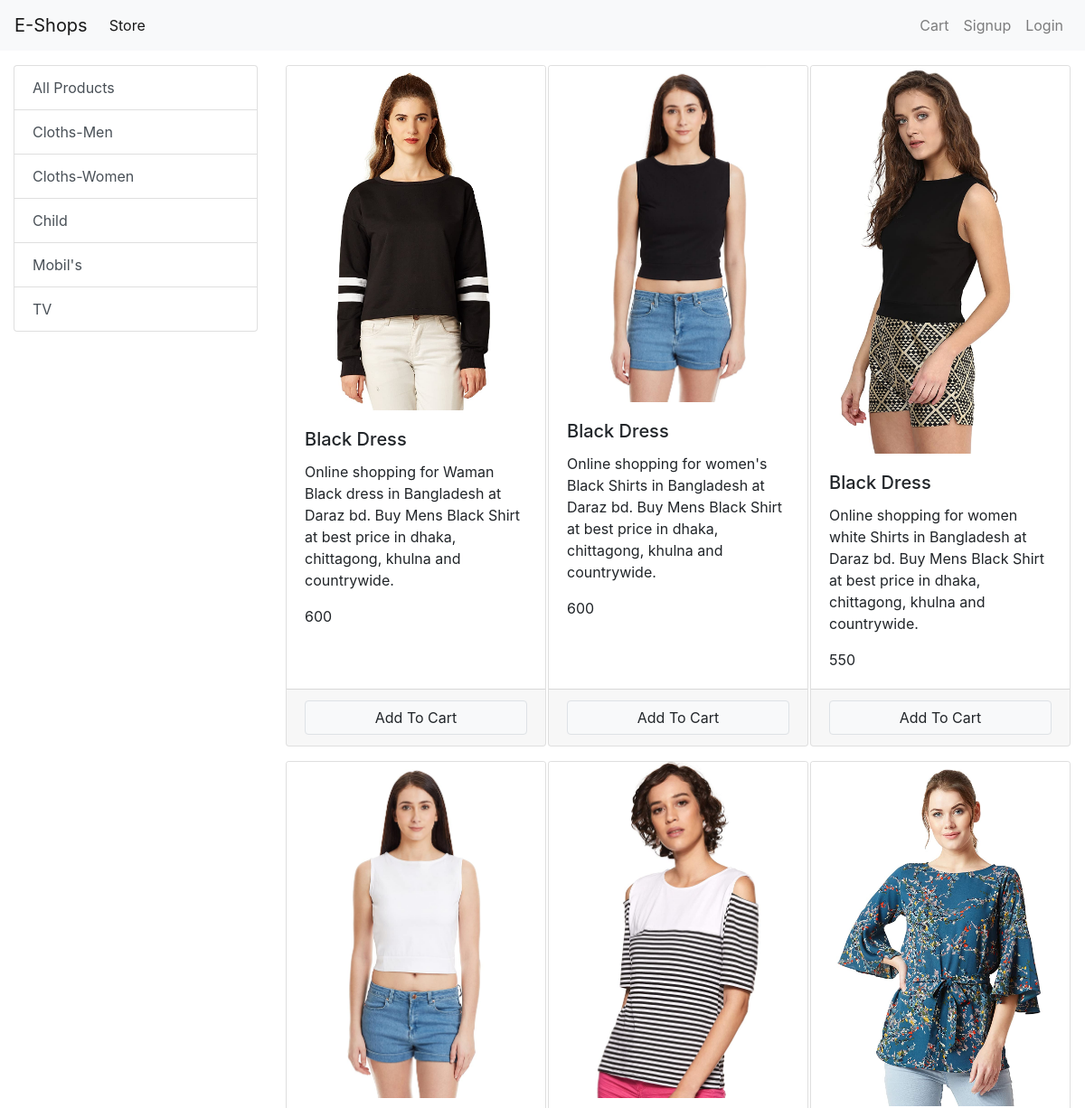
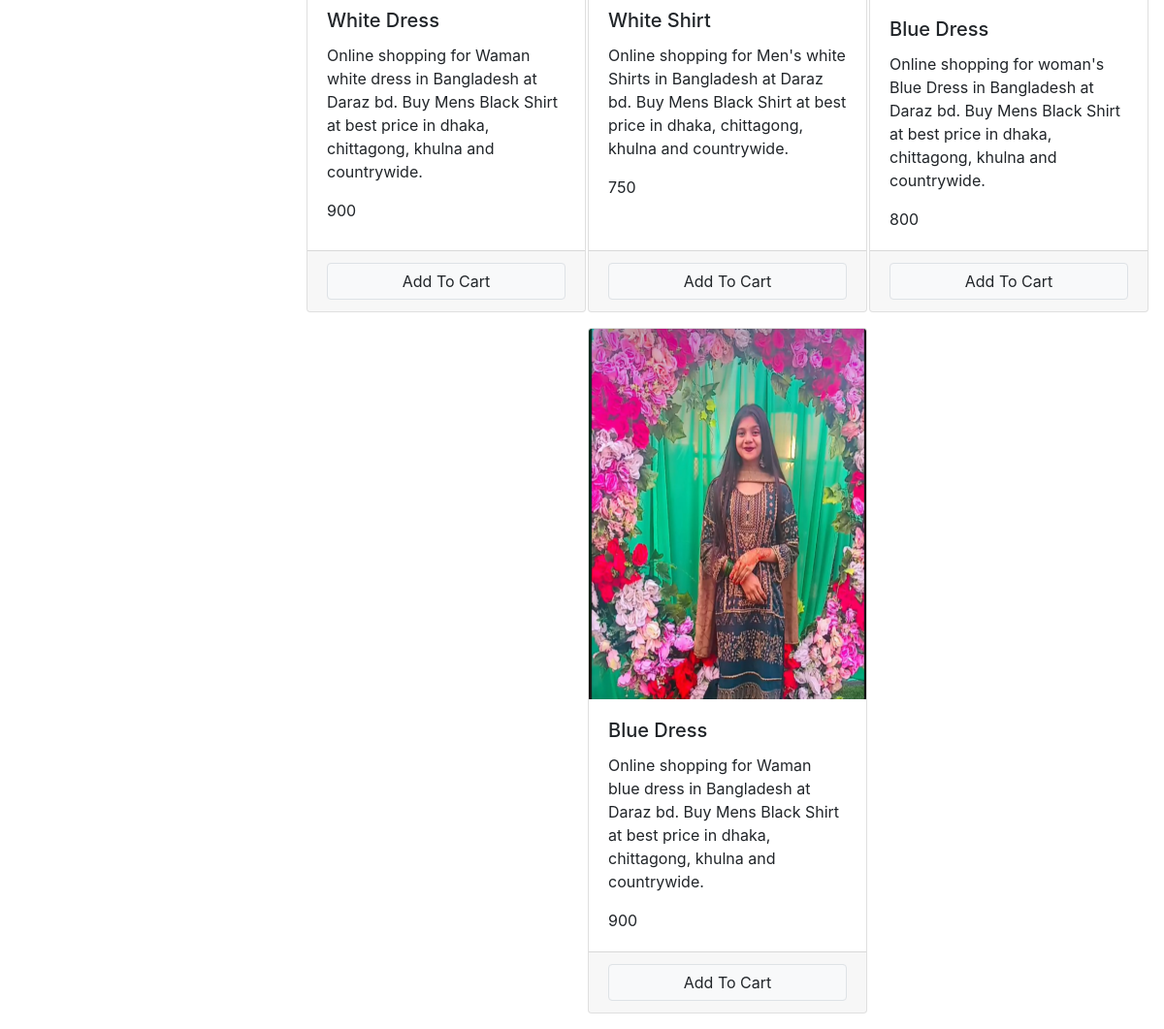
The app's page /?category=2 with its own data (2 pictures, top to bottom).
### store/models/category.py (models this page shows, shortened)
class Category(models.Model):
    Name = models.CharField(max_length=20)
    @staticmethod
    def get_all_categories():
        return Category.objects.all()

### store/models/product.py (models this page shows, shortened)
class Product(models.Model):
    Name = models.CharField(max_length=50)
    Price = models.IntegerField(default=0)
    Category = models.ForeignKey(Category, on_delete=models.CASCADE, default=1)
    Description = models.CharField(max_length=200, default='', null=True, blank=True)
    Image = models.ImageField(upload_to='uploads/products/')
    @staticmethod
    def get_all_products_by_categoryid(category_id):
        if category_id:
            return Product.objects.filter(Category=category_id)
        else:
            return Product.get_all_products();

### store/views/home.py (the view, shortened to what this page needs)
# urls.py: path('', home.Index.as_view(), name='homepage'),
class Index(View):
    def get(self, request):
        cart = request.session.get('cart')
        if not cart:
            request.session['cart']= {}
        Products = None
        Categorye = Category.get_all_categories()
        categoryID = request.GET.get("category")
        if categoryID:
            Products = Product.get_all_products_by_categoryid(categoryID)
        else:
            Products = Product.get_all_products()
        data = {}
        data["Products"] = Products
        data["Categorye"] = Categorye
        print('you are: ', request.session.get('email'))
        return render(request, "index.html", data)

### store/templatetags/card.py (called while the page is built)
@register.filter(name="is_in_card")
def is_in_cart(product, cart):
    keys = cart.keys()
    for id in keys:
        if int(id) == product.id:
            return True
    return False

### store/templates/index.html (shortened to what this page needs)
{% extends "base.html" %}
{% block content%}
{% load card %}
<div class="container-fluid mt-3 ">
  <div class="row">
    <div class="col-lg-3 mx-auto">
      <div class="list-group">
        <a href="/" class="list-group-item list-group-item-action">All Products</a>
        {% for category in Categorye %}
        <a href="/?category={{category.id}}" class="list-group-item list-group-item-action">{{category.Name}}</a>
        {% endfor %}
      </div>
    </div>
    <div id='products' class="col-lg-9 mx-auto">
      <div class="row mx-auto">
        {% for Product in Products %}
        <div class="card mx-auto mb-3" id={{Product.id}} style="width: 18rem;">
          <img class="card-img-top" src="{{Product.Image.url}}" alt="Card image cap">
          <div class="card-body">
            <h5 class="card-title">{{Product.Name}}</h5>
            <p class="card-text">{{Product.Description}}</p>
            <p class="card-text">{{Product.Price}}</p>
          </div>
          <div class="card-footer ">
            {% if Product|is_in_card:request.session.cart %}
            <div class="row no-gutters">
              <form action="/#{{Product.id}}" method="post" class="col-2 ">
                {% csrf_token %}
                <input type="text" hidden name='product' value="{{Product.id}}">
                <input type="text" hidden name='remove' value="True">
                <input type="submit" value="-" class="btn btn-block btn-secondary">
              </form>
              <div class="text-center col">{{ Product|cart_quantity:request.session.cart }} in Cart</div>
              <form action="/#{{Product.id}}" method="post" class="col-2 ">
                {% csrf_token %}
                <input type="submit" value="+" class="btn btn-block btn-secondary">
                <input type="text" hidden name='product' value="{{Product.id}}">
              </form>
            </div>
            {% else %}
            <form action="/#{{Product.id}}" method="POST" class="btn-block">
              <input type="submit" class="float-right btn btn-light border form-control" value="Add To Cart">
            </form>
            {% endif %}
          </div>
        </div>
        {% endfor %}
      </div>
    </div>
  </div>
</div>
{% endblock %}

### records on screen
Category: Name "Cloths-Men"
Category: Name "Cloths-Women"
Category: Name "Child"
Category: Name "Mobil's"
Category: Name "TV"
Product: Image (picture), Name "Black Dress", Description "Online shopping for Waman Black dress in Bangladesh at Daraz bd. Buy Mens Black Shirt at best price in dhaka, chittagong, khulna and countrywide.", Price "600"
Product: Image (picture), Name "Black Dress", Description "Online shopping for women's Black Shirts in Bangladesh at Daraz bd. Buy Mens Black Shirt at best price in dhaka, chittagong, khulna and countrywide.", Price "600"
Product: Image (picture), Name "Black Dress", Description "Online shopping for women white Shirts in Bangladesh at Daraz bd. Buy Mens Black Shirt at best price in dhaka, chittagong, khulna and countrywide.", Price "550"
Product: {{ Product.id }} 18 (drawn), Image (picture), Name "White Dress", Description "Online shopping for Waman white dress in Bangladesh at Daraz bd. Buy Mens Black Shirt at best price in dhaka, chittagong, khulna and countrywide.", Price "900"
Product: Image (picture), Name "White Shirt", Description "Online shopping for Men's white Shirts in Bangladesh at Daraz bd. Buy Mens Black Shirt at best price in dhaka, chittagong, khulna and countrywide.", Price "750"
Product: Image (picture), Name "Blue Dress", Description "Online shopping for woman's Blue Dress in Bangladesh at Daraz bd. Buy Mens Black Shirt at best price in dhaka, chittagong, khulna and countrywide.", Price "800"
Product: Image (picture), Name "Blue Dress", Description "Online shopping for Waman blue dress in Bangladesh at Daraz bd. Buy Mens Black Shirt at best price in dhaka, chittagong, khulna and countrywide.", Price "900"
